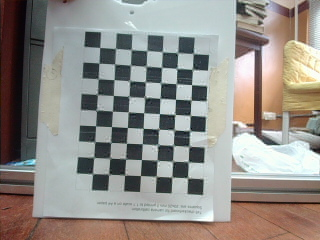
#> input picture calibration/left_n_right/right102.png, 320 x 240 px; its folder holds 4 pictures in this run
$ python calibration.py
#> lines starting #> are read from the running program, lines starting #| are printed output that depends on the picture; after the words box and inside, x2 and y2 are one past the last pixel; in counts of white or black regions, pixels touching at a corner belong together
import numpy as np
import cv2 as cv
import glob
import json


# termination criteria
criteria = (cv.TERM_CRITERIA_EPS + cv.TERM_CRITERIA_MAX_ITER, 30, 0.001)

# prepare object points, like (0,0,0), (1,0,0), (2,0,0) ....,(6,5,0)
objp = np.zeros((7*9,3), np.float32)
objp[:,:2] = np.mgrid[0:9,0:7].T.reshape(-1,2)

# [61 lines of commented-out code are left out]
objpoints = [] # 3d point in real world space
imgpoints = [] # 2d points in image plane.

images = glob.glob('right*.png')

count = 0

for fname in images:
    img = cv.imread(fname)
#> img is the input picture: shape (240, 320, 3); mean B, G, R 136.7, 142.2, 145.8
    gray = cv.cvtColor(img, cv.COLOR_BGR2GRAY)
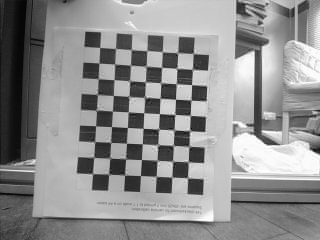
#> gray: shape (240, 320); min 3, max 255, mean 142.6

    # Find the chess board corners
    ret, corners = cv.findChessboardCorners(gray, (9,7), None)
#> ret = True; corners = 63 rows, first 8: [193.5, 53.41], [192.5, 69.65], [191.5, 84.62], [191.3, 100.2], [190.2, 115.5], [190.2, 130.7], [189.8, 145.9], [188.2, 161.9]
    # If found, add object points, image points (after refining them)

    if ret == True:

        count += 1
        objpoints.append(objp)
        corners2 = cv.cornerSubPix(gray,corners, (11,11), (-1,-1), criteria)
#> corners2 = 63 rows, first 8: [193.2, 53.54], [192.5, 69.4], [191.6, 84.6], [190.8, 100.2], [190.2, 115.4], [189.5, 131.1], [188.9, 146], [188.3, 161.8]
        imgpoints.append(corners)

        # Draw and display the corners
        cv.drawChessboardCorners(img, (9,7), corners2, ret)
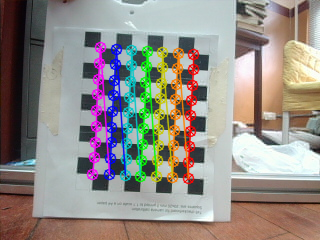
#> img: shape (240, 320, 3); 11.98% of pixels changed, all inside (x1, y1, x2, y2) = (86, 41, 200, 185)
        cv.imshow('img', img)
        cv.waitKey(3)

    if count >= 100: break
#> pass 2 of the loop `for fname in images:`:
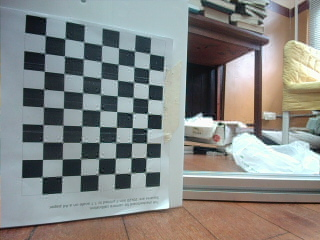
#> input picture calibration/left_n_right/right111.png, 320 x 240 px
#> img is the input picture: shape (240, 320, 3); mean B, G, R 133.3, 136.1, 134.2
#> `gray = cv.cvtColor(img, cv.COLOR_BGR2GRAY)`:
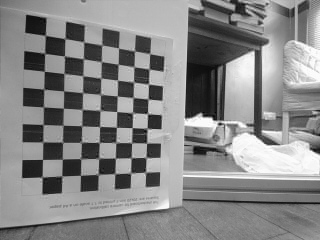
#> gray: shape (240, 320); min 2, max 255, mean 135.2
#> corners = 63 rows, first 8: [149.6, 53.48], [149.1, 69.17], [148.4, 83.92], [148.2, 98.9], [147.5, 113.5], [147, 128.3], [146.6, 143.2], [146, 157.5]
#> corners2 = 63 rows, first 8: [149.7, 53.59], [149.1, 69.19], [148.5, 83.92], [148.1, 99.04], [147.5, 113.7], [147, 128.7], [146.6, 142.6], [146.1, 157.5]
#> `cv.drawChessboardCorners(img, (9,7), corners2, ret)`:
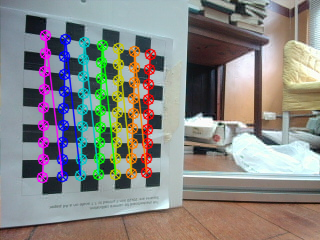
#> img: shape (240, 320, 3); 12.34% of pixels changed, all inside (x1, y1, x2, y2) = (36, 29, 157, 184)
#> pass 3 of the loop `for fname in images:`:
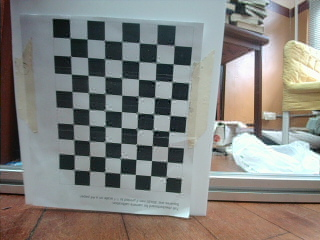
#> input picture calibration/left_n_right/right119.png, 320 x 240 px
#> img is the input picture: shape (240, 320, 3); mean B, G, R 127.5, 131.6, 132.6
#> `gray = cv.cvtColor(img, cv.COLOR_BGR2GRAY)`:
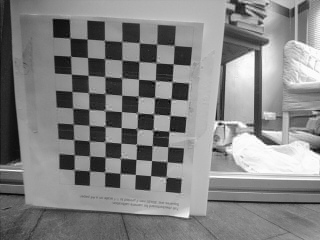
#> gray: shape (240, 320); min 3, max 255, mean 131.4
#> corners = 63 rows, first 8: [174.1, 45.29], [173.2, 63.72], [172, 81.69], [170.9, 99.03], [169.8, 115.4], [169.1, 131.3], [167.7, 146.7], [167.2, 161.6]
#> corners2 = 63 rows, first 8: [174.1, 45.37], [173.3, 64.14], [172, 81.61], [170.9, 99.07], [170, 115.3], [169, 131.5], [167.9, 146.6], [167, 161.8]
#> `cv.drawChessboardCorners(img, (9,7), corners2, ret)`:
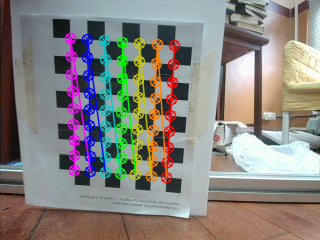
#> img: shape (240, 320, 3); 12.32% of pixels changed, all inside (x1, y1, x2, y2) = (64, 32, 181, 184)
#> the loop made 4 passes; the first 3 are shown


cv.destroyAllWindows()

print("begin calibration of right camera")

ret, mtx, dist, rvecs, tvecs = cv.calibrateCamera(objpoints, imgpoints, gray.shape[::-1], None, None)

img = cv.imread('right12.png')
#> (the run stopped early here; a loop or call above may not have finished)
